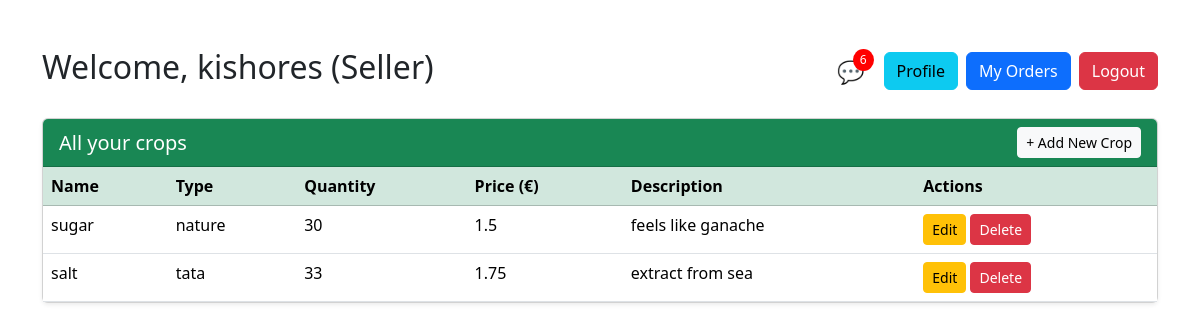
The app's page /dashboard/ (signed in) with its own data.
### main/models.py (models this page shows, shortened)
class Crop(models.Model):
    owner = models.ForeignKey(User, on_delete=models.CASCADE, null=True, blank=True)
    crop_name = models.CharField(max_length=100)
    crop_type = models.CharField(max_length=100)
    quantity = models.IntegerField()
    price_per_unit = models.FloatField()
    description = models.TextField(blank=True, null=True)
    created_at = models.DateTimeField(auto_now_add=True)
    sold = models.BooleanField(default=False)

### main/views.py (the view, shortened to what this page needs)
# urls.py: path("dashboard/", views.dashboard, name="dashboard"),
def dashboard(request):
    if not request.user.is_authenticated:
        return redirect('user_login')
    profile = getattr(request.user, 'profile', None)
    role = profile.role if profile else 'buyer'
    search_query = request.GET.get('q', '')
    saved_count = profile.saved_crops.count() if profile and hasattr(profile, 'saved_crops') else 0
    unread_count = ChatMessage.objects.filter(receiver=request.user).count()
    if role == 'seller':
        crops = Crop.objects.filter(owner=request.user)
        orders = Order.objects.filter(crop__owner=request.user)
        template_name = "dashboard_seller.html"
    return render(request, template_name, {
        "role": role,
        "crops": crops,
        "orders": orders,
        "search_query": search_query,
        "saved_count": saved_count,
        "unread_count": unread_count   # ✅ THIS LINE ENABLES NOTIFICATIONS
    })

### main/templates/dashboard_seller.html (shortened to what this page needs)
{% block content %}
<link href="https://cdn.jsdelivr.net/npm/bootstrap@5.3.2/dist/css/bootstrap.min.css" rel="stylesheet">
<div class="container my-5">
    <div class="d-flex justify-content-between align-items-center mb-4">
        <h2>Welcome, {{ request.user.first_name }} (Seller)</h2>
        <div class="d-flex align-items-center">
            <a href="{% url 'seller_chat_list' %}"
               title="Open Chat Inbox"
               style="font-size: 22px; margin-right: 20px; position: relative; text-decoration: none;">
                💬
                {% if unread_count > 0 %}
                <span style="
                    position: absolute;
                    top: -6px;
                    right: -10px;
                    background: red;
                    color: white;
                    border-radius: 50%;
                    padding: 2px 7px;
                    font-size: 12px;">
                    {{ unread_count }}
                </span>
                {% endif %}
            </a>
            <a href="{% url 'profile' %}" class="btn btn-info me-2">Profile</a>
            <a href="{% url 'my_orders' %}" class="btn btn-primary me-2">My Orders</a>
            <a href="{% url 'user_logout' %}" class="btn btn-danger">Logout</a>
        </div>
    </div>
    <div class="card mb-5 shadow-sm">
        <div class="card-header bg-success text-white d-flex justify-content-between align-items-center">
            <h5 class="mb-0">All your crops</h5>
            <a href="{% url 'add_crop' %}" class="btn btn-light btn-sm">+ Add New Crop</a>
        </div>
        <div class="card-body p-0">
            {% if crops %}
            <div class="table-responsive">
                <table class="table table-hover mb-0">
                    <thead class="table-success">
                        <tr>
                            <th>Name</th>
                            <th>Type</th>
                            <th>Quantity</th>
                            <th>Price (€)</th>
                            <th>Description</th>
                            <th>Actions</th>
                        </tr>
                    </thead>
                    <tbody>
                        {% for crop in crops %}
                        <tr>
                            <td>{{ crop.crop_name }}</td>
                            <td>{{ crop.crop_type }}</td>
                            <td>{{ crop.quantity }}</td>
                            <td>{{ crop.price_per_unit }}</td>
                            <td>{{ crop.description }}</td>
                            <td>
                                <a href="{% url 'edit_crop' crop.id %}" class="btn btn-warning btn-sm">Edit</a>
                                <a href="{% url 'delete_crop' crop.id %}"
                                   class="btn btn-danger btn-sm"
                                   onclick="return confirm('Delete this crop?')">
                                   Delete
                                </a>
                            </td>
                        </tr>
                        {% endfor %}
                    </tbody>
                </table>
            </div>
            {% else %}
            <p class="p-3 text-muted">You haven’t listed any crops yet.</p>
            {% endif %}
        </div>
    </div>
</div>
{% endblock %}

### records on screen
Crop: crop_name "sugar", crop_type "nature", quantity "30", price_per_unit "1.5", description "feels like ganache"
Crop: crop_name "salt", crop_type "tata", quantity "33", price_per_unit "1.75", description "extract from sea"

### other values on screen
{{ request.user.first_name }} "kishores"
{{ unread_count }} "6"
